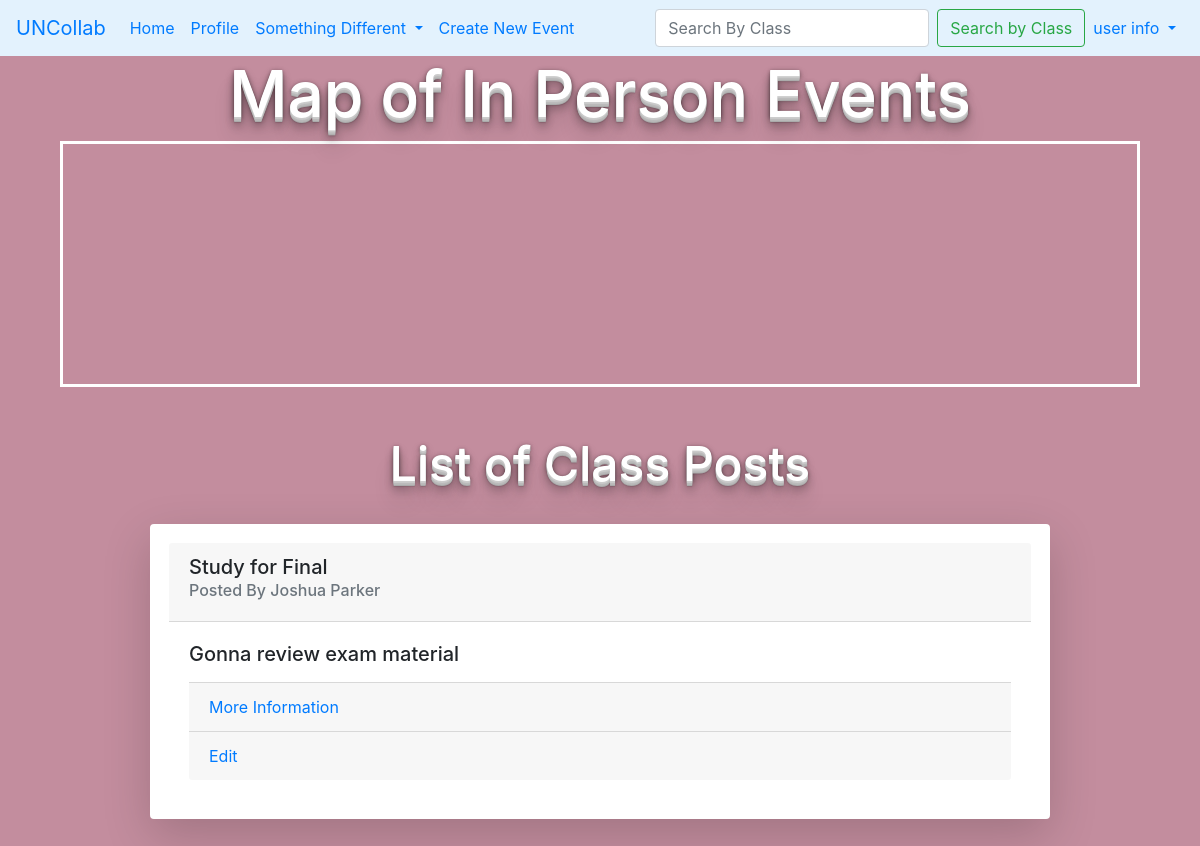
Screenshot of / (signed in) with the database file from the repository.
### tables this page shows
CREATE TABLE posts(
  id INTEGER PRIMARY KEY AUTOINCREMENT,
  author_id INTEGER NOT NULL,
  class_id INTEGER NOT NULL,
  created TIMESTAMP DEFAULT CURRENT_TIMESTAMP,
  title TEXT NOT NULL,
  description TEXT,
  type TEXT NOT NULL,
  reason TEXT NOT NULL,
  location TEXT NOT NULL,
  x_cord FLOAT,
  y_cord FLOAT,
  start_time DATETIME NOT NULL,
  duration INTEGER NOT NULL,
  FOREIGN KEY (author_id) REFERENCES user (id),
  FOREIGN KEY (class_id) REFERENCES classes (id)
);

CREATE TABLE user(
  id INTEGER PRIMARY KEY AUTOINCREMENT,
  email TEXT UNIQUE NOT NULL,
  username TEXT UNIQUE NOT NULL,
  password INTEGER NOT NULL,
  first_name TEXT NOT NULL,
  last_name TEXT NOT NULL,
  date_created TIMESTAMP DEFAULT CURRENT_TIMESTAMP
);

CREATE TABLE class_members(
  id INTEGER PRIMARY KEY AUTOINCREMENT,
  member_id INTEGER NOT NULL,
  class_id INTEGER NOT NULL,
  FOREIGN KEY (member_id) REFERENCES user (id),
  FOREIGN KEY (class_id) REFERENCES classes (id)
);

### collab_app/post.py (the view, shortened to what this page needs)
@bp.route('/')
@bp.route('/<clss>')
def index(clss=None):
  db = get_db()
  posts = db.execute(
    'SELECT p.id, title, created, author_id, first_name, last_name, description, start_time, location, type, p.class_id'
        ' FROM posts p JOIN user u ON p.author_id = u.id'
        ' ORDER BY created DESC'
    ).fetchall()
  if g.user:
    classes = db.execute(
      'SELECT class_id FROM class_members WHERE member_id = ?', (g.user['id'],)
    ).fetchall()
  else:
    classes=[]
  return render_template('post/index.html', posts=posts, classes=classes)

### collab_app/auth.py (called while the page is built)
@bp.before_app_request
def load_logged_in_user():
  user_id = session.get('user_id')
  if user_id is None:
    g.user = None
  else:
    g.user = get_db().execute(
      'SELECT * FROM user WHERE id = ?', (user_id,)
    ).fetchone()

### collab_app/db.py (called while the page is built)
def get_db():
  if 'db' not in g:
    g.db = sqlite3.connect(
      current_app.config['DATABASE'],
      detect_types=sqlite3.PARSE_DECLTYPES
    )
    g.db.row_factory = sqlite3.Row
  return  g.db

### collab_app/templates/post/index.html (shortened to what this page needs)
<!DOCTYPE html>
<html lang="fr">
<head>
  <link rel="stylesheet" type="text/css" href="../static/css/style.css">
  <link href='https://api.tiles.mapbox.com/mapbox-gl-js/v2.2.0/mapbox-gl.css' rel='stylesheet' />
  <link rel="stylesheet" href="https://stackpath.bootstrapcdn.com/bootstrap/4.3.1/css/bootstrap.min.css">
</head>
<body>
  {% include 'navbar.html' %}
  <h1 class='title1'>Map of In Person Events</h1>
  <div id='map'></div>
  <br>
  <br>
  <h2 class="title2" style="text-align: center; float: none;">List of Class Posts</h2>
  <br>
  {% for post in posts %}
      <div class="card shadow-lg p-3 mb-5 bg-white rounded">
        <div class="card-header">
         <h5> {{ post['title'] }}</h5>
         <h6 class="card-subtitle mb-2 text-muted">Posted By {{ post['first_name'] }} {{ post['last_name'] }}</h6>
        </div>
        <div class="card-body">
          <h5 class="card-title">{{ post['description']}} </h5>
          {% for class in classes %}
          {% if class['class_id'] == post['class_id'] %}
          <div class="card-footer">
            {% set id = post['id'] %}
            <a class="action" href="{{ url_for('post.info', id=post['id']) }}" >More Information</a>
          </div>
          {% endif %}
          {% endfor %}
          {% if g.user['id'] == post['author_id'] %}
          <div class="card-footer">
            <a class="action" href="{{ url_for('post.update', id=post['id']) }}">Edit</a>
          </div>
          {% endif %}
        </div>
      </div>
  {% endfor %}
</body>
</html>

### collab_app/static/css/style.css (style rules this page uses)
body { background-color: #C38D9E !important; }
.card { display: block !important; margin-left: auto !important; margin-right: auto !important; width: 75% !important; border: 3px solid white !important; }
#map { display: block; margin-left: auto; margin-right: auto; width: 90%; height: 30%; border: 3px solid white; padding: 120px; }
.title1 { display: flex; align-items: center; justify-content: center; color: white; font-size:64px; text-shadow: 0 1px 0 #ccc, 0 2px 0 #c9c9c9, 0 3px 0 #bbb, 0 4px 0 #b9b9b9, 0 5px 0 #aaa, 0 6px 1px rgba(0, 0, 0, .1), 0 0 5px rgba(0, 0, 0, .1), 0 1px 3px rgba(0, 0, 0, .3), 0 3px 5px rgba(0, 0, 0, .2), 0 5px 10px rgba(0, 0, 0, .25), 0 10px 10px rgba(0, 0, 0, .2), 0 20px 20px rgba(0, 0, 0, .15); }
.title2 { display: flex; align-items: center; justify-content: center; color: white; font-size:48px; text-shadow: 0 1px 0 #ccc, 0 2px 0 #c9c9c9, 0 3px 0 #bbb, 0 4px 0 #b9b9b9, 0 5px 0 #aaa, 0 6px 1px rgba(0, 0, 0, .1), 0 0 5px rgba(0, 0, 0, .1), 0 1px 3px rgba(0, 0, 0, .3), 0 3px 5px rgba(0, 0, 0, .2), 0 5px 10px rgba(0, 0, 0, .25), 0 10px 10px rgba(0, 0, 0, .2), 0 20px 20px rgba(0, 0, 0, .15); }

### rows the page displays
posts: title "Study for Final", first_name "Joshua", last_name "Parker", description "Gonna review exam material"
